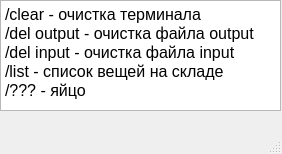
<?xml version="1.0" encoding="UTF-8"?>
<ui version="4.0">
 <class>MainWindow</class>
 <widget class="QMainWindow" name="MainWindow">
  <property name="geometry">
   <rect>
    <x>0</x>
    <y>0</y>
    <width>282</width>
    <height>154</height>
   </rect>
  </property>
  <property name="windowTitle">
   <string>MainWindow</string>
  </property>
  <widget class="QWidget" name="centralwidget">
   <widget class="QTextBrowser" name="textBrowser">
    <property name="geometry">
     <rect>
      <x>0</x>
      <y>0</y>
      <width>281</width>
      <height>111</height>
     </rect>
    </property>
    <property name="html">
     <string>&lt;!DOCTYPE HTML PUBLIC &quot;-//W3C//DTD HTML 4.0//EN&quot; &quot;http://www.w3.org/TR/REC-html40/strict.dtd&quot;&gt;
&lt;html&gt;&lt;head&gt;&lt;meta name=&quot;qrichtext&quot; content=&quot;1&quot; /&gt;&lt;style type=&quot;text/css&quot;&gt;
p, li { white-space: pre-wrap; }
&lt;/style&gt;&lt;/head&gt;&lt;body style=&quot; font-family:'MS Shell Dlg 2'; font-size:8.25pt; font-weight:400; font-style:normal;&quot;&gt;
&lt;p style=&quot; margin-top:0px; margin-bottom:0px; margin-left:0px; margin-right:0px; -qt-block-indent:0; text-indent:0px;&quot;&gt;&lt;span style=&quot; font-size:12pt;&quot;&gt;/clear - очистка терминала&lt;/span&gt;&lt;/p&gt;
&lt;p style=&quot; margin-top:0px; margin-bottom:0px; margin-left:0px; margin-right:0px; -qt-block-indent:0; text-indent:0px;&quot;&gt;&lt;span style=&quot; font-size:12pt;&quot;&gt;/del output - очистка файла output&lt;/span&gt;&lt;/p&gt;
&lt;p style=&quot; margin-top:0px; margin-bottom:0px; margin-left:0px; margin-right:0px; -qt-block-indent:0; text-indent:0px;&quot;&gt;&lt;span style=&quot; font-size:12pt;&quot;&gt;/del input - очистка файла input&lt;/span&gt;&lt;/p&gt;
&lt;p style=&quot; margin-top:0px; margin-bottom:0px; margin-left:0px; margin-right:0px; -qt-block-indent:0; text-indent:0px;&quot;&gt;&lt;span style=&quot; font-size:12pt;&quot;&gt;/list - список вещей на складе&lt;/span&gt;&lt;/p&gt;
&lt;p style=&quot; margin-top:0px; margin-bottom:0px; margin-left:0px; margin-right:0px; -qt-block-indent:0; text-indent:0px;&quot;&gt;&lt;span style=&quot; font-size:12pt;&quot;&gt;/??? - яйцо&lt;/span&gt;&lt;/p&gt;&lt;/body&gt;&lt;/html&gt;</string>
    </property>
   </widget>
  </widget>
  <widget class="QMenuBar" name="menubar">
   <property name="geometry">
    <rect>
     <x>0</x>
     <y>0</y>
     <width>282</width>
     <height>21</height>
    </rect>
   </property>
  </widget>
  <widget class="QStatusBar" name="statusbar"/>
 </widget>
 <resources/>
 <connections/>
</ui>
